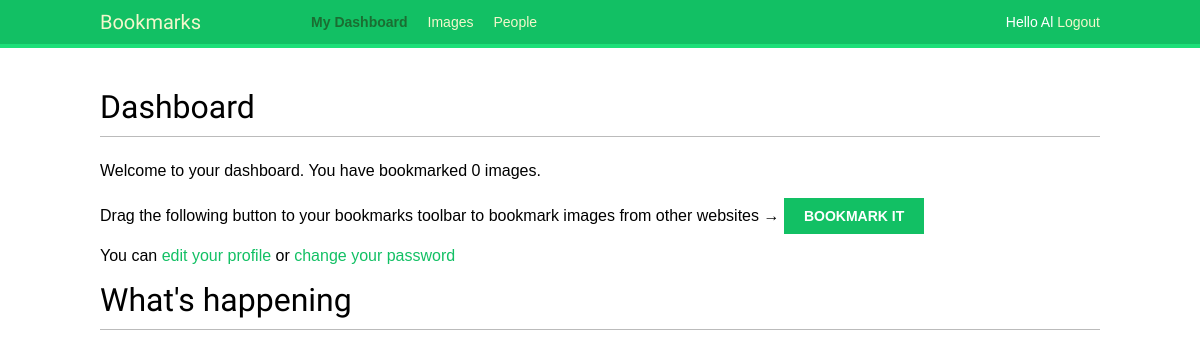
Before: /account/dashboard/ (signed in) with the older database file.
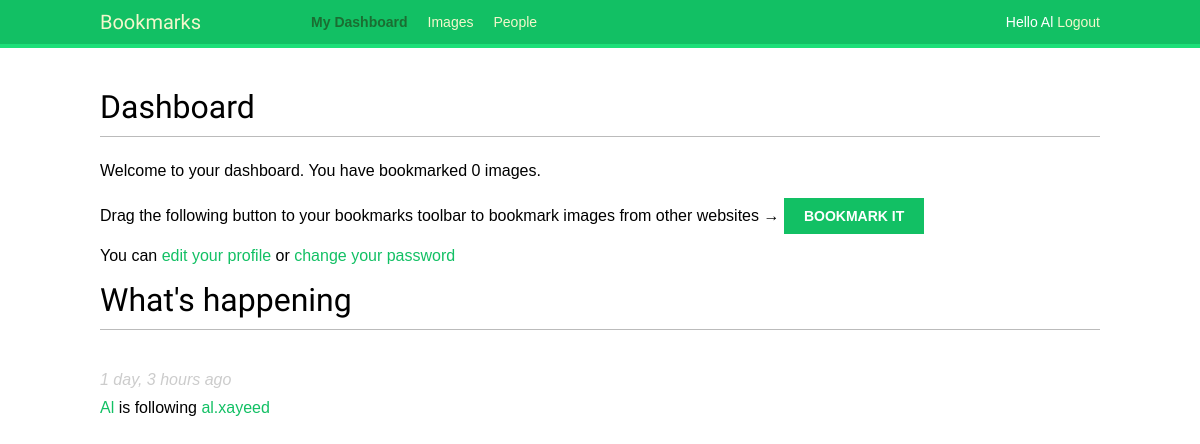
After: the same page with the newer database file.
### actions/models.py (models this page shows)
class Action(models.Model):
    user = models.ForeignKey('auth.User',
                             related_name='actions',
                             db_index=True,
                             on_delete=models.CASCADE)
    verb = models.CharField(max_length=200)
    target_ct = models.ForeignKey(ContentType,
                                  blank=True,
                                  null=True,
                                  related_name='target_obj',
                                  on_delete=models.CASCADE)
    target_id = models.PositiveIntegerField(null=True,
                                            blank=True,
                                            db_index=True)
    target = GenericForeignKey('target_ct', 'target_id')
    created = models.DateTimeField(auto_now_add=True,
                                   db_index=True)
    class Meta:
        ordering = ('-created',)

### account/views.py (the view)
# urls.py: path('dashboard/', views.dashboard, name='dashboard'),
@login_required
def dashboard(request):
    actions = Action.objects.exclude(user=request.user)
    following_ids = request.user.following.values_list('id',
                                                       flat=True)
    if following_ids:
        actions = actions.filter(user__id__in=following_ids)
    actions = actions.select_related(
        'user', 'user__profile').prefetch_related('target')[:10]
    return render(request,
                  'account/dashboard.html',
                  {'section': 'dashboard',
                   'actions': actions})

### account/templates/account/dashboard.html (shortened to what this page needs)
{% extends "base.html" %}
{% block content %}
<h1>Dashboard</h1>
{% with total_images_created=request.user.images_created.count %}
<p>Welcome to your dashboard. You have bookmarked
    {{ total_images_created }} image{{ total_images_created|pluralize }}.</p>
{% endwith %}
<p>Drag the following button to your bookmarks toolbar to bookmark
    images from other websites → <a href="javascript:{% include "bookmarklet_launcher.js" %}" class="button">Bookmark
        it</a></p>
You can <a href="{% url "account:update-profile" %}">edit your profile</a>
or <a href="{% url "account:change-password" %}">change your password</a>
<h1> What's happening </h1>
<div id="action-list">
    {% for action in actions %}
    {% include "actions/action/detail.html" %}
    {% endfor %}
</div>
{% endblock content %}

### actions/templates/actions/action/detail.html (shortened to what this page needs)
{% load thumbnail %}
{% with user=action.user profile=action.user.profile %}
<div class="action">
    <div class="info">
        <p>
            <span class="date"> {{ action.created|timesince }} ago</span>
            <a href="{{ user.get_absolute_url }}">
                {{ user.first_name }}
            </a>
            {{ action.verb }}
            {% if action.target %}
            {% with target=action.target %}
            <a href="{{ target.get_absolute.url }}"> {{ target }}</a>
            {% endwith %}
            {% endif %}
        </p>
    </div>
</div>
{% endwith %}

Changed rows visible on the page:
added Action: created "1 day, 3 hours", user.first_name "Al", verb "is following", target "al.xayeed"
